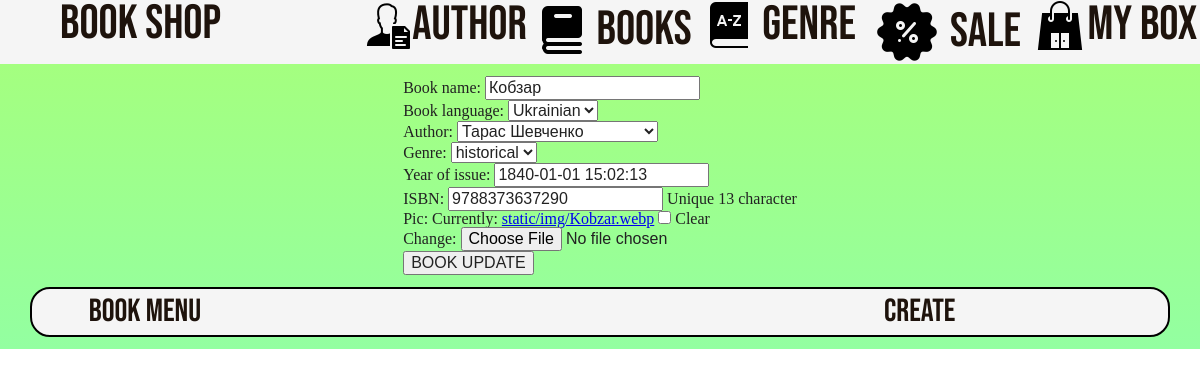
/shop/book/edite/1/, run on the app's committed database.
### shop/models.py (models this page shows, shortened)
class Book(models.Model):
    genre_ls = [
        ('historical', 'historical'),
        ('novel', 'novel'),
        ('fantasy', 'fantasy'),
        ('comics', 'comics'),
        ('tales', 'tales'),
        ('poems', 'poems'),
        ('prose', 'prose')
    ]
    book_name = models.CharField(max_length=20)
    isbn = models.CharField('ISBN', max_length=13,
                            unique=True,
                            help_text='Unique 13 character')
    year_of_issue = models.DateTimeField()
    book_language = models.CharField(choices=Language.choices, default=Language.ukrainian, max_length=20)
    genre = models.CharField(choices=Book_genre(), max_length=20, default='prose')
    author = models.ForeignKey('Author', on_delete=models.RESTRICT, null=True)
    pic = models.ImageField(upload_to='static/img', blank=True)

### shop/views.py (the view, shortened to what this page needs)
# urls.py: path('book/edite/<int:id>/', views.book_update),
def book_update(request, id=None):
    instance = get_object_or_404(Book, id=id)
    form = BookForm(request.POST or None, instance=instance)
    context = {
        'title': 'BOOK',
        'title2': 'UPDATE',
        'form': form
    }
    return render(request, 'book_add.html', context)

### shop/forms.py
class BookForm(forms.ModelForm):
    class Meta:
        model = Book
        fields = [
            'book_name',
            'book_language',
            'author',
            'genre',
            'year_of_issue',
            'isbn',
            'pic'
        ]

### shop/models.py (called while the page is built)
    def __str__(self):
        return '{0} {1}'.format(self.first_name, self.last_name, )

### templates/book_add.html
{% extends 'base.html' %}
{% block content %}
   {% include 'add_form.html' %}
{% endblock content %}

### templates/add_form.html (shortened to what this page needs)
    <div class="Back">
        <form class="Form" action="" method="post">
            {{ form.as_p }}
            <input type="submit" value="{{ title }} {{ title2 }}">
        </form>
    </div>

### data on the page
Book: book_name "Кобзар", book_language "Ukrainian", author "Тарас Шевченко", genre "historical", year_of_issue "1840-01-01 15:02:13", isbn "9788373637290"

### other printed values
{{ title.capitalize }} "Book"
